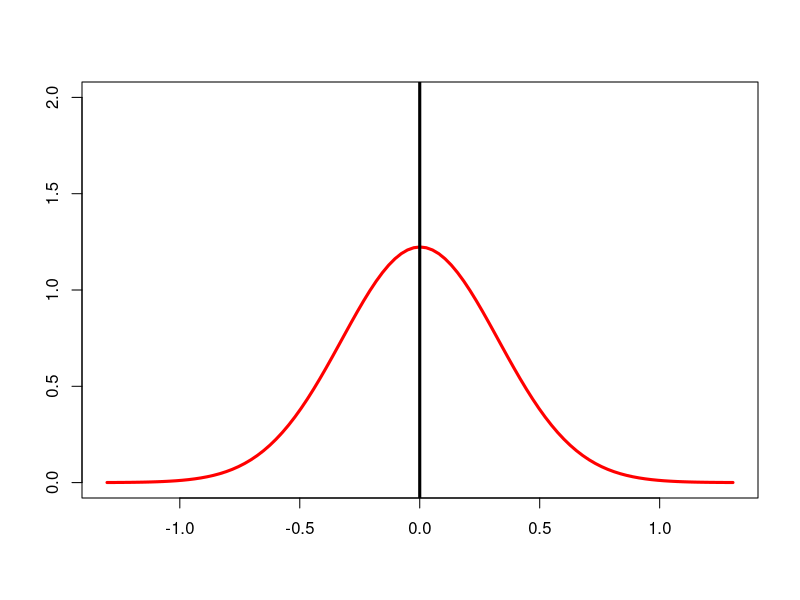
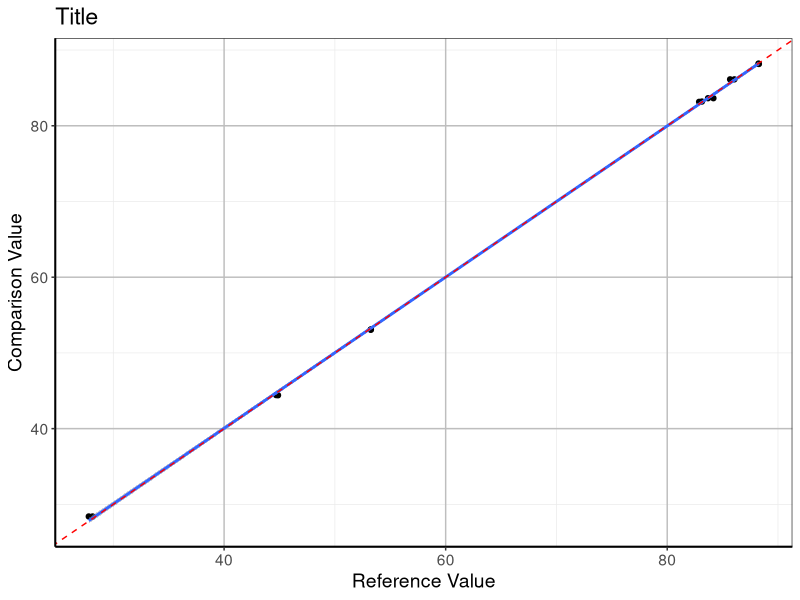

Source code (R) for these figures, in order:
library(ggplot2)

#Reference mean
xref <- 0

# Read data
xx <- read.csv("Book1.csv", as.is=TRUE, header=TRUE)
xx$Diff <- xx$A - xx$B
xbar <- mean(xx$Diff)
xsd <- sd(xx$Diff)

#Plot graph
fxx <- function(x) dnorm(x, mean = xbar, sd = xsd)
myYLim <- c(0, 2)
plot(fxx, from = xbar-4*xsd, to = xbar+4*xsd, ylim = myYLim, col = "red", lwd = 3, xlab = "", ylab = "")

#Reference point
abline(v = xref, lwd = 3)

# X-Y comparison
xxy <- lm(xx$A ~ xx$B)
summary(xxy)


# X-Y plot
plotxx <- ggplot(xx, aes(x=xx$A, y=xx$B)) +
        geom_point() +
        geom_smooth(method=lm) +
        geom_abline(intercept = 0, slope=1, lty=2, col="red") +
        xlab("Reference Value") +
        ylab("Comparison Value") +
        ggtitle("Title")

plotx <- plotxx + theme_bw()
#Fancy theme
plotx <- plotx + theme(panel.grid.major = element_line(size = 0.5, color = "grey"), 
                       axis.line = element_line(size = 0.7, color = "black"), 
                       legend.position = c(0.15, 0.7), 
                       text = element_text(size = 14))    
plotx



# t-test
ttest <- t.test(xx$Diff, mu=xref, alternative = "two.sided", paired = FALSE)
ttest